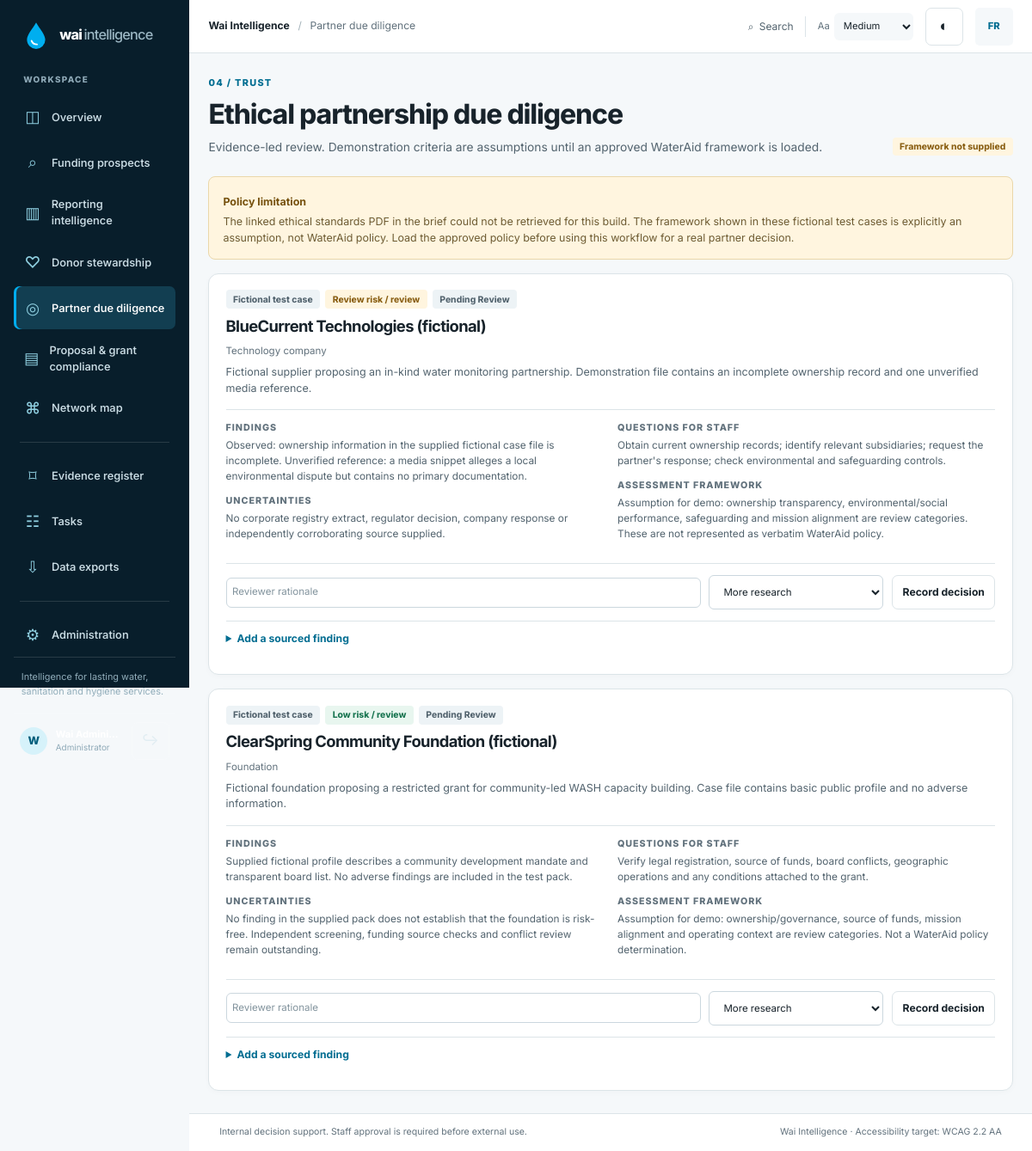
Screenshot of /app/diligence (signed in) with the database file from the repository.
### app/models.py (models this page shows)
class User(Base):
    __tablename__ = "users"
    id: Mapped[int] = mapped_column(Integer, primary_key=True)
    username: Mapped[str] = mapped_column(String(80), unique=True, index=True)
    display_name: Mapped[str] = mapped_column(String(120))
    role: Mapped[str] = mapped_column(String(20), default="user")
    password_hash: Mapped[str] = mapped_column(String(255))
    is_active: Mapped[bool] = mapped_column(Boolean, default=True)
    created_at: Mapped[datetime] = mapped_column(DateTime(timezone=True), default=utcnow)

class PartnerCase(Base):
    __tablename__ = "partner_cases"
    id: Mapped[int] = mapped_column(Integer, primary_key=True)
    name: Mapped[str] = mapped_column(String(180))
    partner_type: Mapped[str] = mapped_column(String(80), default="Corporate")
    overview: Mapped[str] = mapped_column(Text, default="")
    risk_level: Mapped[str] = mapped_column(String(30), default="review")
    status: Mapped[str] = mapped_column(String(40), default="pending_review")
    findings: Mapped[str] = mapped_column(Text, default="")
    uncertainties: Mapped[str] = mapped_column(Text, default="")
    questions: Mapped[str] = mapped_column(Text, default="")
    framework_note: Mapped[str] = mapped_column(Text, default="Demonstration criteria are assumptions pending an approved WaterAid framework.")
    is_fictional: Mapped[bool] = mapped_column(Boolean, default=True)

### app/main.py (the view)
@app.get("/app/diligence", response_class=HTMLResponse)
def diligence(request: Request, db: Session = Depends(get_db)):
    user = get_user(request, db)
    if not user: return RedirectResponse("/signin", status_code=303)
    cases = db.query(PartnerCase).order_by(PartnerCase.name).all()
    return page(request, "diligence.html", user=user, workspace=True, cases=cases)

### app/templates/diligence.html (shortened to what this page needs)
{% extends 'base.html' %}
{% block breadcrumb %}{{ t('diligence') }}{% endblock %}
{% block content %}
<div class="page-heading"><div><span class="section-label">04 / TRUST</span><h1>{{ t('diligence_title') }}</h1><p>{{ t('diligence_sub') }}</p></div><span class="status-pill status-warn">Framework not supplied</span></div>
<div class="notice notice-warn"><strong>Policy limitation</strong><p>The linked ethical standards PDF in the brief could not be retrieved for this build. The framework shown in these fictional test cases is explicitly an assumption, not WaterAid policy. Load the approved policy before using this workflow for a real partner decision.</p></div>
<div class="case-list">{% for case in cases %}<article class="panel case-card"><div class="case-header"><div><div class="tag-row"><span class="status-pill status-neutral">{{ t('fictional_case') }}</span><span class="status-pill {% if case.risk_level == 'low' %}status-good{% else %}status-warn{% endif %}">{{ case.risk_level|title }} risk / review</span><span class="status-pill status-neutral">{{ case.status|replace('_',' ')|title }}</span></div><h2>{{ case.name }}</h2><span class="muted">{{ case.partner_type }}</span></div></div><p>{{ case.overview }}</p>
  <div class="case-columns"><div><span class="detail-label">{{ t('findings') }}</span><p>{{ case.findings }}</p><span class="detail-label">{{ t('uncertainties') }}</span><p>{{ case.uncertainties }}</p></div><div><span class="detail-label">{{ t('questions') }}</span><p>{{ case.questions }}</p><span class="detail-label">{{ t('framework') }}</span><p>{{ case.framework_note }}</p></div></div>
  <div class="case-actions"><form method="post" action="/app/diligence/{{ case.id }}/decision" class="inline-form"><input name="note" placeholder="Reviewer rationale" aria-label="Reviewer rationale"><select id="decision-{{ case.id }}" name="decision" aria-label="{{ t('decision') }}"><option value="more_research">More research</option></select><button class="button button-secondary button-small" type="submit">Record decision</button></form></div>
  <details class="evidence-entry"><summary>Add a sourced finding</summary></details>
</article>{% endfor %}</div>
{% endblock %}

### app/templates/base.html (shortened to what this page needs)
<!doctype html>
<html lang="{{ 'fr-CA' if lang == 'fr' else 'en-CA' }}" data-theme="light" data-font-size="medium">
<head>
  <link rel="stylesheet" href="{{ url_for('static', path='css/app.css') }}">
</head>
<body>
{% if workspace %}
<div class="app-shell">
  <aside class="sidebar" aria-label="{{ t('primary_navigation') }}">
    <a class="brand" href="/app" aria-label="Wai Intelligence overview">
      <span class="brand-mark" aria-hidden="true"><svg viewBox="0 0 32 32"><path d="M16 2C12 9 6 15 6 21a10 10 0 0 0 20 0C26 15 20 9 16 2Z" fill="currentColor"/><path d="M11 22c1 3 3 4 6 4" stroke="white" stroke-width="1.7" stroke-linecap="round" fill="none"/></svg></span>
      <span class="brand-word">wai<span>intelligence</span></span>
    </a>
    <div class="side-section-label">{{ t('workspace') }}</div>
    <nav class="side-nav" aria-label="{{ t('workspace_navigation') }}">
      <a href="/app" class="nav-link {% if request.url.path == '/app' %}active{% endif %}"><span class="nav-icon">◫</span>{{ t('dashboard') }}</a>
      <a href="/app/prospecting" class="nav-link {% if request.url.path.startswith('/app/prospecting') %}active{% endif %}"><span class="nav-icon">⌕</span>{{ t('prospecting') }}</a>
      <a href="/app/reporting" class="nav-link {% if request.url.path.startswith('/app/reporting') %}active{% endif %}"><span class="nav-icon">▥</span>{{ t('reporting') }}</a>
      <a href="/app/stewardship" class="nav-link {% if request.url.path.startswith('/app/stewardship') %}active{% endif %}"><span class="nav-icon">♡</span>{{ t('stewardship') }}</a>
      <a href="/app/diligence" class="nav-link {% if request.url.path.startswith('/app/diligence') %}active{% endif %}"><span class="nav-icon">◎</span>{{ t('diligence') }}</a>
      <a href="/app/compliance" class="nav-link {% if request.url.path.startswith('/app/compliance') %}active{% endif %}"><span class="nav-icon">▤</span>{{ t('compliance') }}</a>
      <a href="/app/network" class="nav-link {% if request.url.path.startswith('/app/network') %}active{% endif %}"><span class="nav-icon">⌘</span>{{ t('network_map') }}</a>
      <div class="side-divider"></div>
      <a href="/app/evidence" class="nav-link {% if request.url.path.startswith('/app/evidence') %}active{% endif %}"><span class="nav-icon">⌑</span>{{ t('evidence') }}</a>
      <a href="/app/tasks" class="nav-link {% if request.url.path.startswith('/app/tasks') %}active{% endif %}"><span class="nav-icon">☷</span>{{ t('tasks') }}</a>
      <a href="/app/exports" class="nav-link {% if request.url.path.startswith('/app/exports') %}active{% endif %}"><span class="nav-icon">⇩</span>{{ t('exports') }}</a>
      {% if is_admin %}<div class="side-divider"></div><a href="/app/admin" class="nav-link {% if request.url.path.startswith('/app/admin') %}active{% endif %}"><span class="nav-icon">⚙</span>{{ t('admin') }}</a>{% endif %}
    </nav>
    <div class="sidebar-bottom">
      <div class="sidebar-mission">{{ t('mission') }}</div>
      <div class="side-user">
        <span class="avatar">{{ (user.display_name[:1] if user else 'W')|upper }}</span>
        <span class="user-meta"><strong>{{ user.display_name if user else 'Wai user' }}</strong><small>{{ 'Administrator' if is_admin else 'Staff access' }}</small></span>
        <form method="post" action="/signout"><input type="hidden" name="csrf" value="{{ csrf_token }}"><button class="icon-button signout-icon" type="submit" title="{{ t('sign_out') }}" aria-label="{{ t('sign_out') }}">↪</button></form>
      </div>
    </div>
  </aside>
  <div class="app-main">
    <header class="topbar">
      <div class="breadcrumb"><span>Wai Intelligence</span><span class="crumb-sep">/</span><span>{% block breadcrumb %}{{ t('dashboard') }}{% endblock %}</span></div>
      <div class="topbar-actions">
        <a class="top-action" href="/app/evidence" aria-label="{{ t('search') }}">⌕ <span>{{ t('search') }}</span></a>
        <div class="display-control"><label for="fontSizeSelect">Aa</label><select id="fontSizeSelect" aria-label="{{ t('font_size') }}"><option value="medium" selected>{{ t('medium') }}</option></select></div>
        <button class="icon-button" id="themeToggle" type="button" aria-label="{{ t('theme_toggle') }}" title="{{ t('settings') }}">◐</button>
        <a class="language-switch" aria-label="{{ t('switch_language') }}" href="/preferences/language?lang={{ 'en' if lang == 'fr' else 'fr' }}">{{ 'EN' if lang == 'fr' else 'FR' }}</a>
      </div>
    </header>
{% endif %}
<main class="{{ 'content-area' if workspace else 'public-main' }}" id="main-content" tabindex="-1">
  {% block content %}{% endblock %}
</main>
{% if workspace %}
    <footer class="app-footer"><span>{{ t('footer_note') }}</span><span>Wai Intelligence · {{ t('accessibility_target') }}</span></footer>
  </div>
</div>
{% else %}
<footer class="public-footer"><span>Wai Intelligence</span><span>{{ t('footer_note') }}</span></footer>
{% endif %}
</body>
</html>

### rows the page displays
User: display_name "W"
PartnerCase: t "Fictional test case", risk_level "Review", status "Pending Review", name "BlueCurrent Technologies (fictional)", partner_type "Technology company", overview "Fictional supplier proposing an in-kind water monitoring partnership. Demonstration file contains an incomplete ownership record and one unverified media reference.", t "FINDINGS", findings "Observed: ownership information in the supplied fictional case file is incomplete. Unverified reference: a media snippet alleges a local environmental dispute but contains no primary documentation.", t "UNCERTAINTIES", uncertainties "No corporate registry extract, regulator decision, company response or independently corroborating source supplied.", t "QUESTIONS FOR STAFF", questions "Obtain current ownership records; identify relevant subsidiaries; request the partner's response; check environmental and safeguarding controls.", t "ASSESSMENT FRAMEWORK", framework_note "Assumption for demo: ownership transparency, environmental/social performance, safeguarding and mission alignment are review categories. These are not represented as verbatim WaterAid policy.", decision "More research"
PartnerCase: t "Fictional test case", risk_level "Low", status "Pending Review", name "ClearSpring Community Foundation (fictional)", partner_type "Foundation", overview "Fictional foundation proposing a restricted grant for community-led WASH capacity building. Case file contains basic public profile and no adverse information.", t "FINDINGS", findings "Supplied fictional profile describes a community development mandate and transparent board list. No adverse findings are included in the test pack.", t "UNCERTAINTIES", uncertainties "No finding in the supplied pack does not establish that the foundation is risk-free. Independent screening, funding source checks and conflict review remain outstanding.", t "QUESTIONS FOR STAFF", questions "Verify legal registration, source of funds, board conflicts, geographic operations and any conditions attached to the grant.", t "ASSESSMENT FRAMEWORK", framework_note "Assumption for demo: ownership/governance, source of funds, mission alignment and operating context are review categories. Not a WaterAid policy determination.", decision "More research"

### other values shown
{{ t('workspace') }} "WORKSPACE"
{{ t('dashboard') }} "Overview"
{{ t('prospecting') }} "Funding prospects"
{{ t('reporting') }} "Reporting intelligence"
{{ t('stewardship') }} "Donor stewardship"
{{ t('diligence') }} "Partner due diligence"
{{ t('compliance') }} "Proposal & grant compliance"
{{ t('network_map') }} "Network map"
{{ t('evidence') }} "Evidence register"
{{ t('tasks') }} "Tasks"
{{ t('exports') }} "Data exports"
{{ t('admin') }} "Administration"
{{ t('mission') }} "Intelligence for lasting water, sanitation and hygiene services."
{{ 'Administrator' if is_admin else 'Staff access' }} "Administrator"
{{ t('search') }} "Search"
